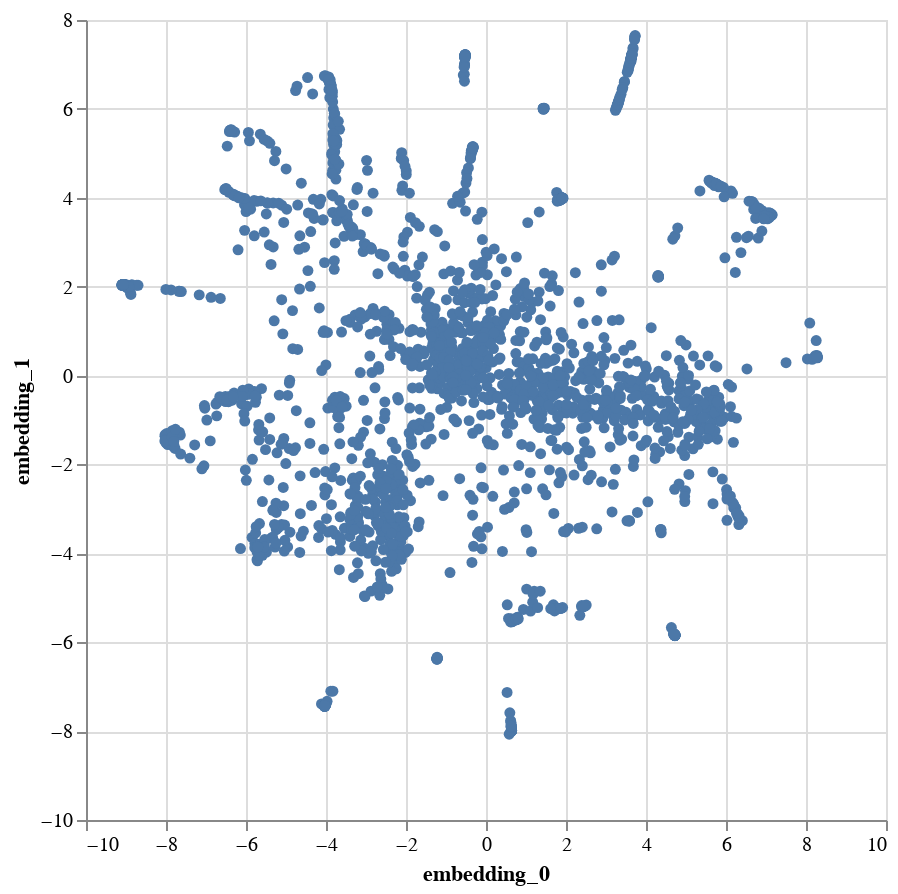

The code cell stored with this chart in its notebook:
### Markdown cell above
If we were not visualizing distortion, we could simply make a scatterplot. The result is shown below. There appear to be several diffuse clusters and many smaller threads extending from a more central core. Compared to the perplexity = 80 setting, you can already see qualitative differences in the overall shape of the embedding. This scatterplot seems to spread the core points out more, but without overlaying distortion information, it’s not obvious why these differences arise.

### Code cell
import altair as alt
alt.data_transformers.enable("vegafusion")

alt.Chart(embedding).mark_circle(opacity=1).encode(
    x=alt.X("embedding_0"),
    y=alt.Y("embedding_1")
).properties(width=400, height=400)

### Figure 1 — Vega specification as saved in the notebook (floating-point values rounded to 4 significant figures; data arrays with more than 128 entries replaced by an {"elided": "..."} marker saying what was removed)
{"$schema": "https://vega.github.io/schema/vega/v5.json", "data": [{"name": "source_0", "values": {"elided": "2000 records"}}, {"name": "source_0_x_domain_embedding_0", "values": [{"min": -9.105, "max": 8.287}]}, {"name": "source_0_y_domain_embedding_1", "values": [{"min": -8.07, "max": 7.649}]}], "marks": [{"type": "symbol", "name": "marks", "from": {"data": "source_0"}, "encode": {"update": {"opacity": {"value": 1}, "x": {"field": "embedding_0", "scale": "x"}, "y": {"field": "embedding_1", "scale": "y"}, "shape": {"value": "circle"}, "fill": {"value": "#4c78a8"}}}, "style": ["circle"]}], "scales": [{"name": "x", "type": "linear", "domain": [{"signal": "(data(\"source_0_x_domain_embedding_0\")[0] || {}).min"}, {"signal": "(data(\"source_0_x_domain_embedding_0\")[0] || {}).max"}], "range": [0, {"signal": "width"}], "zero": true, "nice": true}, {"name": "y", "type": "linear", "domain": [{"signal": "(data(\"source_0_y_domain_embedding_1\")[0] || {}).min"}, {"signal": "(data(\"source_0_y_domain_embedding_1\")[0] || {}).max"}], "range": [{"signal": "height"}, 0], "zero": true, "nice": true}], "axes": [{"scale": "x", "tickCount": {"signal": "ceil(width/40)"}, "aria": false, "minExtent": 0, "labels": false, "maxExtent": 0, "gridScale": "y", "grid": true, "ticks": false, "zindex": 0, "domain": false, "orient": "bottom"}, {"scale": "y", "labels": false, "orient": "left", "grid": true, "zindex": 0, "domain": false, "tickCount": {"signal": "ceil(height/40)"}, "maxExtent": 0, "aria": false, "minExtent": 0, "ticks": false, "gridScale": "x"}, {"scale": "x", "grid": false, "title": "embedding_0", "zindex": 0, "orient": "bottom", "labelFlush": true, "labelOverlap": true, "tickCount": {"signal": "ceil(width/40)"}}, {"scale": "y", "labelOverlap": true, "grid": false, "title": "embedding_1", "zindex": 0, "tickCount": {"signal": "ceil(height/40)"}, "orient": "left"}], "height": 400, "style": "cell", "background": "white", "padding": 5, "width": 400}
